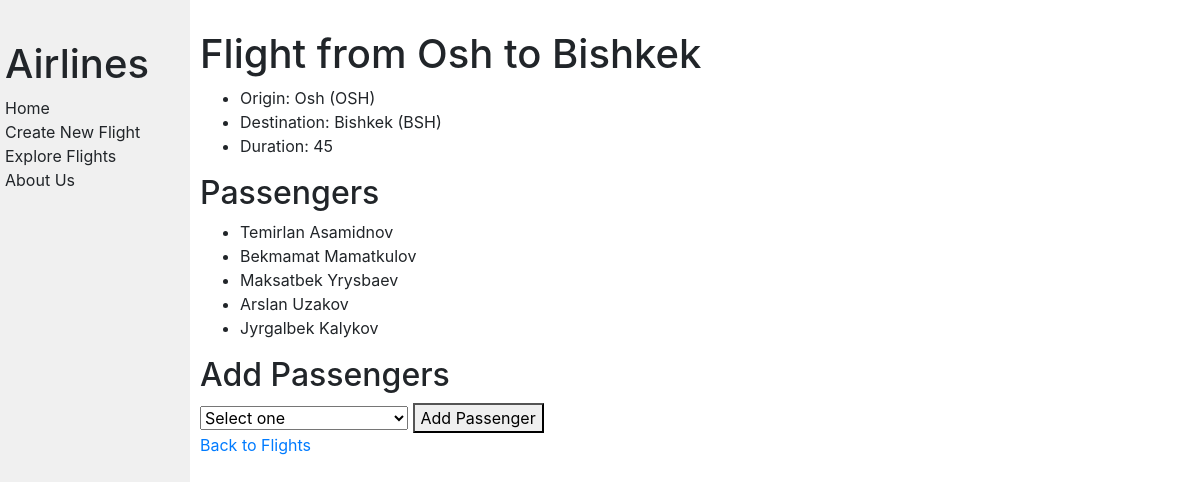
Page /flights/8 on the committed database.
### flights/models.py (models this page shows, shortened)
class Flight(models.Model):
    origin = models.ForeignKey('Airport', related_name='departures', on_delete=models.CASCADE)
    destination = models.ForeignKey('Airport', related_name='arrivals', on_delete=models.CASCADE)
    duration = models.IntegerField()

class Airport(models.Model):
    code = models.CharField(max_length=3)
    city = models.CharField(max_length=64)
    def __str__(self):
        return f"{self.city} ({self.code})"

class Passengers(models.Model):
    first = models.CharField(max_length=64)
    last = models.CharField(max_length=64)
    flights = models.ManyToManyField(Flight, blank=True, related_name='passengers')
    def __str__(self):
        return f"{self.first} {self.last}"

### flights/views.py (the view)
# urls.py: path("<int:flight_id>", views.flight, name="flight"),
def flight(request, flight_id):
    try:
        flight = Flight.objects.get(pk=flight_id)
        return render(request, "flights/flight.html", {
            "flight": flight,
            "passengers": flight.passengers.all(),
            "non_passengers": Passengers.objects.exclude(flights=flight).all(),
        })
    except Flight.DoesNotExist:
        return render(request, "flights/error.html", {
            "message": "Flight not found."
        })

### flights/templates/flights/flight.html (shortened to what this page needs)
{% extends "flights/layout.html" %}
{% block body %}
    <h1>Flight from {{ flight.origin.city }} to {{ flight.destination.city }}</h1>
    <ul>
        <li>Origin: {{ flight.origin }}</li>
        <li>Destination: {{ flight.destination }}</li>
        <li>Duration: {{ flight.duration }}</li>
    </ul>
    <h2>Passengers</h2>
    <ul>
        {% for passenger in passengers %}
            <li>{{ passenger }}</li>
        {% empty %}
            <li>No passengers on this flight.</li>
        {% endfor %}
    </ul>
    <h2>Add Passengers</h2>
    <form action="{% url 'book' flight.id %}" method="post">
        <select name="passenger" required>
            <option disabled selected value="">Select one</option>
        </select>
        <button type="submit">Add Passenger</button>
    </form>
    <a href="{% url 'index' %}">Back to Flights</a>
{% endblock %}

### flights/static/flights/styles.css (style rules this page uses)
body { margin: 0; background-color: white; }
h1 { margin-top: 0px; padding-top: 20px; }

### rows in the picture
Flight: origin.city "Osh", destination.city "Bishkek", origin "Osh (OSH)", destination "Bishkek (BSH)", duration "45"
Passengers: first+last "Temirlan Asamidnov"
Passengers: first+last "Bekmamat Mamatkulov"
Passengers: first+last "Maksatbek Yrysbaev"
Passengers: first+last "Arslan Uzakov"
Passengers: first+last "Jyrgalbek Kalykov"
